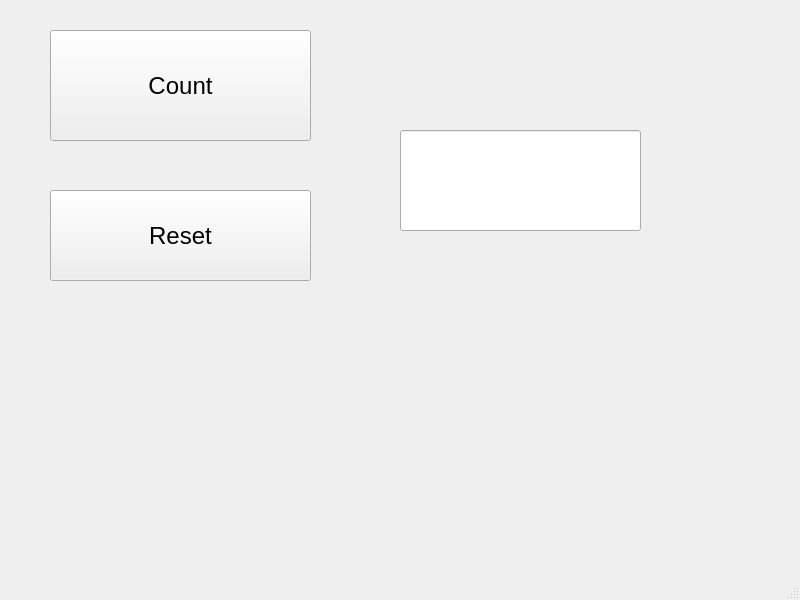
<?xml version="1.0" encoding="UTF-8"?>
<ui version="4.0">
 <class>MainWindow</class>
 <widget class="QMainWindow" name="MainWindow">
  <property name="geometry">
   <rect>
    <x>0</x>
    <y>0</y>
    <width>800</width>
    <height>600</height>
   </rect>
  </property>
  <property name="windowTitle">
   <string>MainWindow</string>
  </property>
  <widget class="QWidget" name="centralwidget">
   <widget class="QPushButton" name="pushCount">
    <property name="geometry">
     <rect>
      <x>50</x>
      <y>30</y>
      <width>261</width>
      <height>111</height>
     </rect>
    </property>
    <property name="font">
     <font>
      <pointsize>18</pointsize>
     </font>
    </property>
    <property name="text">
     <string>Count</string>
    </property>
   </widget>
   <widget class="QPushButton" name="pushReset">
    <property name="geometry">
     <rect>
      <x>50</x>
      <y>190</y>
      <width>261</width>
      <height>91</height>
     </rect>
    </property>
    <property name="font">
     <font>
      <pointsize>18</pointsize>
     </font>
    </property>
    <property name="text">
     <string>Reset</string>
    </property>
   </widget>
   <widget class="QLineEdit" name="lineEdit">
    <property name="geometry">
     <rect>
      <x>400</x>
      <y>130</y>
      <width>241</width>
      <height>101</height>
     </rect>
    </property>
   </widget>
  </widget>
  <widget class="QMenuBar" name="menubar">
   <property name="geometry">
    <rect>
     <x>0</x>
     <y>0</y>
     <width>800</width>
     <height>22</height>
    </rect>
   </property>
  </widget>
  <widget class="QStatusBar" name="statusbar"/>
 </widget>
 <resources/>
 <connections/>
</ui>
